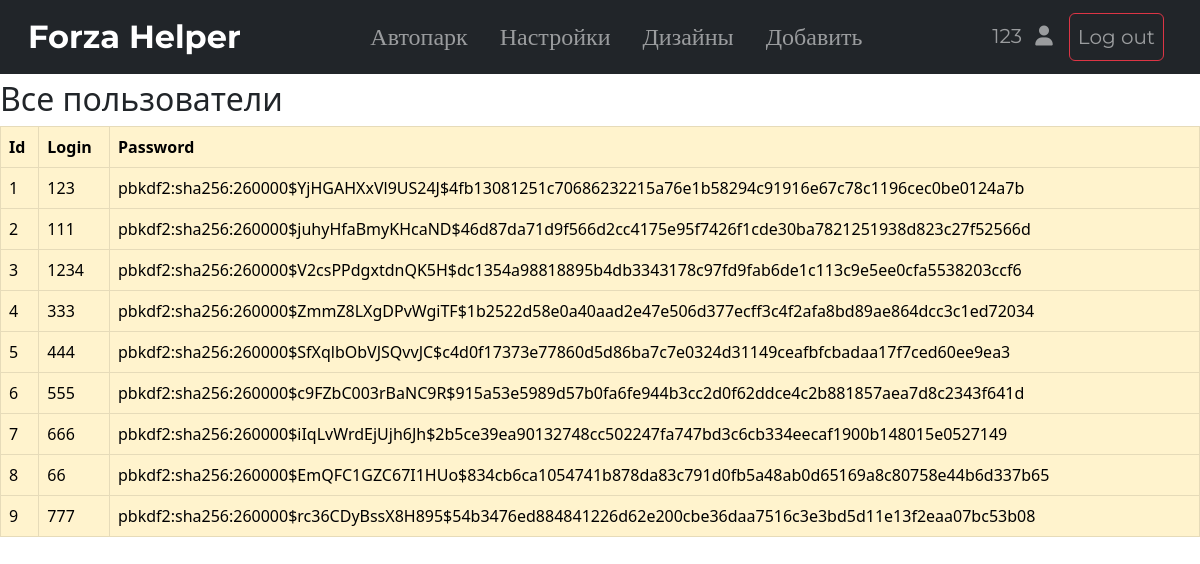
The app's page /print-users (signed in) with its own data.
### ForzaHelper/models.py (models this page shows)
class User(db.Model, UserMixin):
    id = db.Column(db.Integer, primary_key=True)
    login = db.Column(db.String(128), nullable=False, unique=True)
    password = db.Column(db.String(255), nullable=False)

### ForzaHelper/routes.py (the view)
@app.route('/print-users')
def print_users():
    users = User.query.order_by(User.id).all()
    return render_template('print_users.html', users=users)

### ForzaHelper/models.py (called while the page is built)
@login_manager.user_loader
def load_user(user_id):
    return User.query.get(user_id)

### ForzaHelper/routes.py (called while the page is built)
@app.after_request
def redirect_to_signin(response):
    if response.status_code == 401:
        return redirect(url_for('login_page'))
    return response

### ForzaHelper/templates/print_users.html
{% extends 'base.html' %}
{% block body%}
<h2 style="margin-top: 10vh">Все пользователи</h2>
<div class="table-responsive">
    <table class="table table-warning table-hover table-bordered">
      <thead>
        <tr>
          <th scope="col">Id</th>
          <th scope="col">Login</th>
          <th scope="col">Password</th>
        </tr>
      </thead>
      <tbody>
        {% for el in users %}
        <tr class="">
          <td>{{ el.id }}</td>
          <td>{{ el.login }}</td>
          <td>{{ el.password }}</td>
        </tr>
        {% endfor %}
      </tbody>
    </table>
  </div>
{% endblock %}

### ForzaHelper/templates/base.html (shortened to what this page needs)
<!doctype html>
<html lang="en">
<head>
    <link href="https://cdn.jsdelivr.net/npm/bootstrap@5.2.1/dist/css/bootstrap.min.css" rel="stylesheet">
    <link rel="stylesheet" href="{{url_for('static', filename='css/main.css')}}">
    <link rel="stylesheet" href="{{url_for('static', filename='css/add-car-setting.css')}}">
</head>
<body>
    <nav class="navbar navbar-expand-lg fixed-top navbar-dark bg-dark">
        <div class="container-fluid">
          <a class="navbar-brand fw-bold fs-2 ms-3" href="/">Forza Helper</a>
            <ul class="navbar-nav mx-auto mb-2 mb-lg-0">
              <li class="nav-item me-2">
                <a class="nav-link fs-4" href="/car-park">Автопарк</a>
              </li>
              <li class="nav-item mx-2">
                <a class="nav-link fs-4" href="/settings">Настройки</a>
              </li>
              <li class="nav-item mx-2">
                <a class="nav-link fs-4" href="/designs">Дизайны</a>
              </li>
              <li class="nav-item mx-2">
                <a class="nav-link fs-4" href="/add-car-setting">Добавить</a>
              </li>
            </ul>
            <ul class="navbar-nav ms-0 me-3 mb-2 mb-lg-0">
                <li class="nav-item d-flex">
                    <a class="nav-link fs-5" href="/profile">
                      {% if current_user.is_authenticated %}
                      <span>{{ current_user.login }}</span>
                      {% else %}
                      <span>Профиль</span>
                      {% endif %}
                      <i class="fa-solid fa-user ms-2"></i>
                    </a>
                </li>
                {% if current_user.is_authenticated %}
                <li class="nav-item d-flex">
                  <a class="nav-link fs-5 mx-2 btn btn-outline-danger" href="/logout">Log out</a>
                </li>
                {% endif %}
            </ul>
        </div>
    </nav>
    {% block body%}{% endblock %}
</body>
</html>

### ForzaHelper/static/css/main.css (style rules this page uses)
body { margin-top: 7vh; }
nav { font-family: 'Montserrat', serif; }

### records on screen
User: login "123", id "1", password "pbkdf2:sha256:260000$YjHGAHXxVl9US24J$4fb13081251c70686232215a76e1b58294c91916e67c78c1196cec0be0124a7b"
User: id "2", login "111", password "pbkdf2:sha256:260000$juhyHfaBmyKHcaND$46d87da71d9f566d2cc4175e95f7426f1cde30ba7821251938d823c27f52566d"
User: id "3", login "1234", password "pbkdf2:sha256:260000$V2csPPdgxtdnQK5H$dc1354a98818895b4db3343178c97fd9fab6de1c113c9e5ee0cfa5538203ccf6"
User: id "4", login "333", password "pbkdf2:sha256:260000$ZmmZ8LXgDPvWgiTF$1b2522d58e0a40aad2e47e506d377ecff3c4f2afa8bd89ae864dcc3c1ed72034"
User: id "5", login "444", password "pbkdf2:sha256:260000$SfXqlbObVJSQvvJC$c4d0f17373e77860d5d86ba7c7e0324d31149ceafbfcbadaa17f7ced60ee9ea3"
User: id "6", login "555", password "pbkdf2:sha256:260000$c9FZbC003rBaNC9R$915a53e5989d57b0fa6fe944b3cc2d0f62ddce4c2b881857aea7d8c2343f641d"
User: id "7", login "666", password "pbkdf2:sha256:260000$iIqLvWrdEjUjh6Jh$2b5ce39ea90132748cc502247fa747bd3c6cb334eecaf1900b148015e0527149"
User: id "8", login "66", password "pbkdf2:sha256:260000$EmQFC1GZC67I1HUo$834cb6ca1054741b878da83c791d0fb5a48ab0d65169a8c80758e44b6d337b65"
User: id "9", login "777", password "pbkdf2:sha256:260000$rc36CDyBssX8H895$54b3476ed884841226d62e200cbe36daa7516c3e3bd5d11e13f2eaa07bc53b08"
